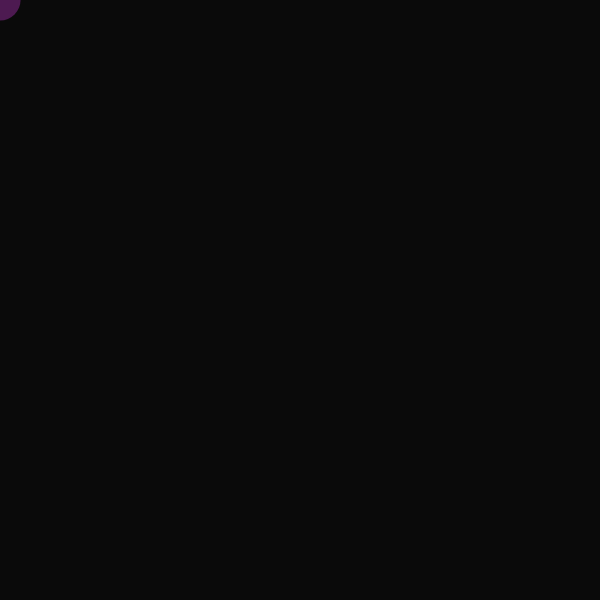
Frame 1 (no input)
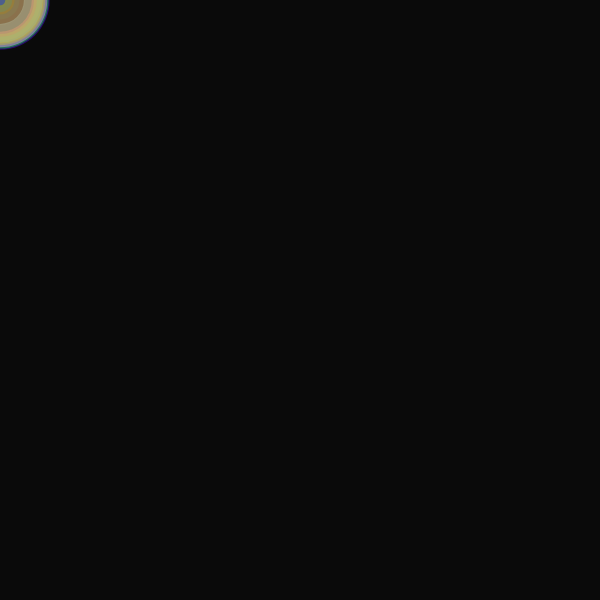
Frame 60 (no input)
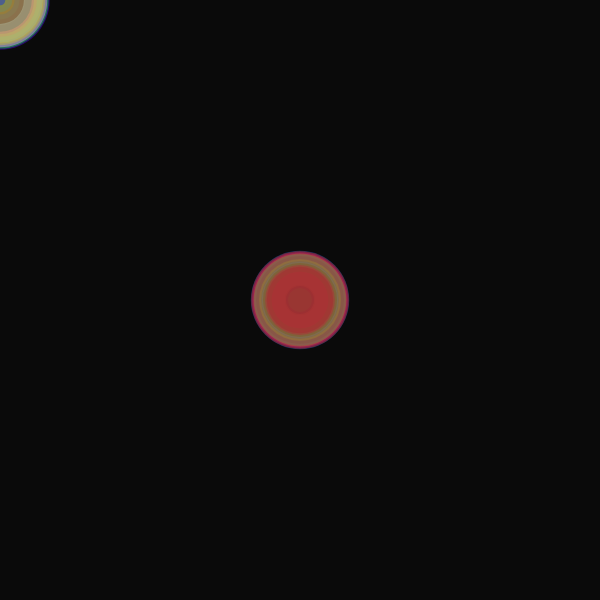
Frame 120 (the mouse pressed at the canvas centre since frame 60)

The p5.js sketch that drew these frames (run headless with seeded random() and noise() and a simulated clock; from frame 60 on, the mouse is pressed at the canvas centre):

// p5.js sketch
// ── sketch.js
function setup() {
  createCanvas(600, 600);
  background(10);
}

function draw() {

  fill(
    random(255),
    random(255),
    random(255),
    100
  );

  noStroke();

  circle(
    mouseX,
    mouseY,
    random(10, 100)
  );
}
